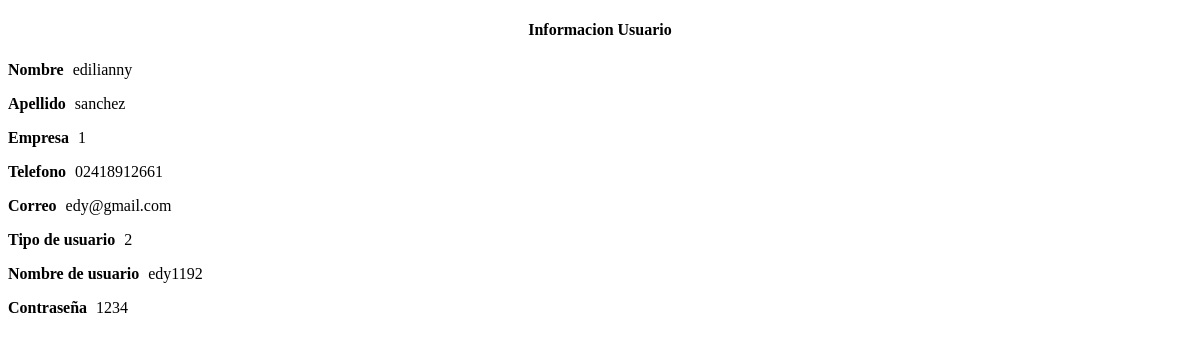
/admin/informacionUsuario.php?nombreUsuario=edy1192, run on an earlier commit of the app's database.
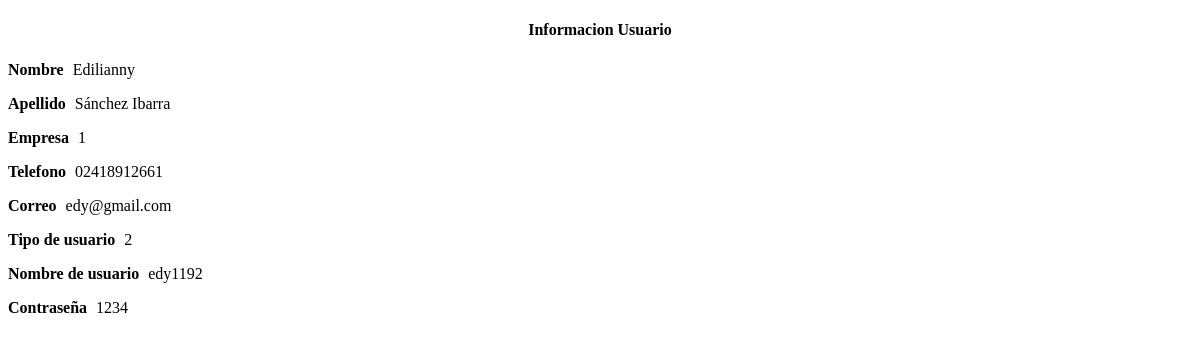
And on a later commit of the database.
### tables this page shows
CREATE TABLE IF NOT EXISTS `usuario` (
  `idusuario` int(11) NOT NULL AUTO_INCREMENT,
  `nombre_usuario` varchar(25) NOT NULL,
  `clave` varchar(30) NOT NULL,
  `nombres` varchar(80) NOT NULL,
  `apellidos` varchar(80) NOT NULL,
  `idempresa` int(11) NOT NULL,
  `tipo_usuario` int(11) NOT NULL,
  `correo` varchar(80) NOT NULL,
  `telefono` varchar(200) NOT NULL,
  PRIMARY KEY (`idusuario`),
  KEY `tipo_usuario` (`tipo_usuario`),
  KEY `idempresa` (`idempresa`),
  KEY `nombre_usuario` (`nombre_usuario`)
);

### admin/informacionUsuario.php (the view, shortened to what this page needs)
<!DOCTYPE html PUBLIC "-//W3C//DTD XHTML 1.0 Transitional//EN" "http://www.w3.org/TR/xhtml1/DTD/xhtml1-transitional.dtd">
<html xmlns="http://www.w3.org/1999/xhtml">
<head>
</head>
<body>
<?php
	include("conexion.php");
	$nombreUsuario = $_GET['nombreUsuario'];
	$wsql = "select * from usuario where nombre_usuario='$nombreUsuario'";
	$result = mysql_query($wsql,$link);
	$row = mysql_fetch_array($result);
?>
<div class="widget ">
	<center><h4 class="widgettitle"> Informacion Usuario</h4></center>
    <div class="widgetcontent">
    	<form class="stdform" method="post" action="usuarios.php?accion=nuevo">
        	<p>
                <label><b>Nombre</b></label>
                <span class="field" style="padding:5px;"><?php echo $row['nombres'];?></span>
            </p>
            <p>
                <label><b>Apellido</b></label>
                <span class="field" style="padding:5px;"><?php echo $row['apellidos'];?></span>
            </p>
            <p>
                <label><b>Empresa</b></label>
                <span class="field" style="padding:5px;"><?php echo $row['idempresa'];?></span>
            </p>
            <p>
                <label><b>Telefono</b></label>
                <span class="field" style="padding:5px;"><?php echo $row['telefono'];?></span>
            </p>
            <p>
                <label><b>Correo</b></label>
                <span class="field" style="padding:5px;"><?php echo $row['correo'];?></span>
            </p>
            <p>
                <label><b>Tipo de usuario</b></label>
                <span class="field" style="padding:5px;"><?php echo $row['tipo_usuario'];?></span>
            </p>
            <p>
                <label><b>Nombre de usuario</b></label>
                <span class="field" style="padding:5px;"><?php echo $row['nombre_usuario'];?></span>
            </p>
            <p>
                <label><b>Contraseña</b></label>
                <span class="field" style="padding:5px;"><?php echo $row['clave'];?></span>
            </p>
        </form>
    </div>
</div>
</body>
</html>

What changed in the data, as far as the page shows it:
changed usuario "edy@gmail.com": nombres "edilianny" → "Edilianny"; apellidos "sanchez" → "Sánchez Ibarra"
